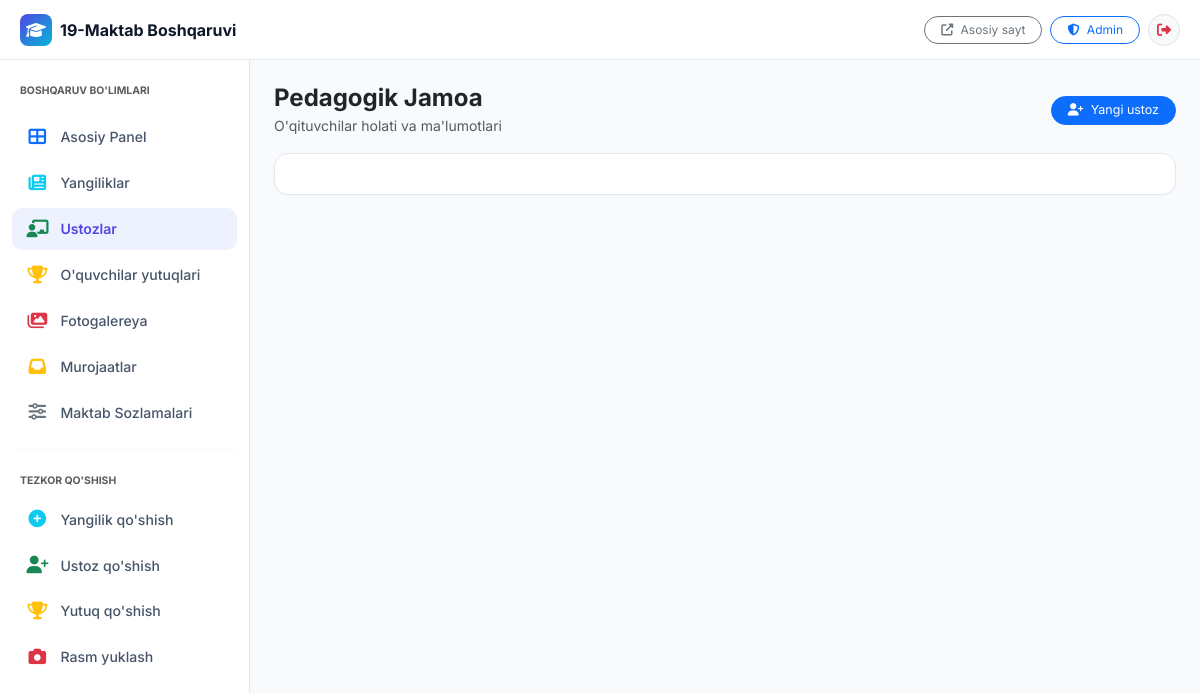
The page /dashboard/teachers/ (signed in) on the database as committed earlier.
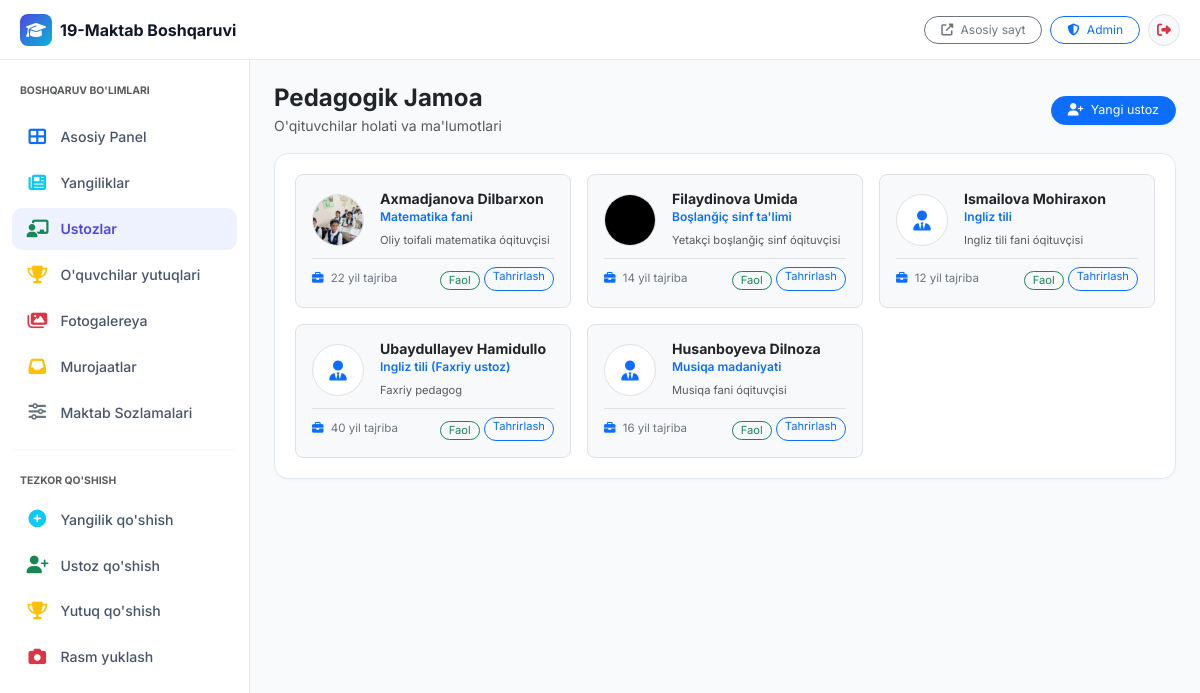
The same page on the database as committed later.
### apps/teachers/models.py (models this page shows, shortened)
class Teacher(models.Model):
    full_name = models.CharField(max_length=200, verbose_name="F.I.Sh")
    subject = models.CharField(max_length=100, verbose_name="Dars beradigan fani (UZ)")
    subject_ru = models.CharField(max_length=100, blank=True, verbose_name="Fani (RU)")
    subject_en = models.CharField(max_length=100, blank=True, verbose_name="Fani (EN)")
    position = models.CharField(max_length=100, verbose_name="Lavozimi / Toifasi (UZ)")
    position_ru = models.CharField(max_length=100, blank=True, verbose_name="Lavozimi (RU)")
    position_en = models.CharField(max_length=100, blank=True, verbose_name="Lavozimi (EN)")
    bio = models.TextField(blank=True, verbose_name="Tarjimai hol / Qisqacha ma'lumot (UZ)")
    bio_ru = models.TextField(blank=True, verbose_name="Ma'lumot (RU)")
    bio_en = models.TextField(blank=True, verbose_name="Ma'lumot (EN)")
    photo = models.ImageField(upload_to='teachers/', blank=True, null=True, verbose_name="Fotosurat")
    department = models.ForeignKey(Department, on_delete=models.SET_NULL, null=True, blank=True, related_name='teachers', verbose_name="Kafedra")
    experience_years = models.PositiveIntegerField(default=0, verbose_name="Ish staji (yil)")
    education = models.CharField(max_length=300, blank=True, verbose_name="Ma'lumoti")
    is_active = models.BooleanField(default=True, verbose_name="Faol")
    is_featured = models.BooleanField(default=False, verbose_name="Bosh sahifada ko'rsatish")
    order = models.PositiveIntegerField(default=0, verbose_name="Tartib raqami")
    email = models.EmailField(blank=True, verbose_name="Elektron pochta")
    created_at = models.DateTimeField(auto_now_add=True, verbose_name="Qo'shilgan sana")
    class Meta:
        verbose_name = 'O\'qituvchi'
        verbose_name_plural = 'O\'qituvchilar'
        ordering = ['order', 'full_name']

### apps/core/dashboard_views.py (the view, shortened to what this page needs)
# urls.py: path('teachers/', dashboard_views.dashboard_teachers, name='dashboard_teachers'),
@staff_required
def dashboard_teachers(request):
    teachers = Teacher.objects.select_related('department').order_by('order', 'full_name')
    context = {
        'teachers': teachers,
        'active_menu': 'teachers',
    }
    return render(request, 'dashboard/teachers.html', context)

### apps/core/context_processors.py (called while the page is built)
def site_settings(request):
    settings_obj = SiteSettings.objects.first()
    return {
        'site_settings': settings_obj,
    }

### apps/core/dashboard_views.py (called while the page is built)
def staff_required(view_func):
    actual_decorator = user_passes_test(
        lambda u: u.is_authenticated and u.is_staff,
        login_url='/dashboard/login/'
    )
    return actual_decorator(view_func)

### templates/dashboard/teachers.html (shortened to what this page needs)
{% extends 'dashboard/base.html' %}
{% block content %}
<div class="d-flex justify-content-between align-items-center mb-3 flex-wrap gap-2">
    <div>
        <h4 class="fw-bold mb-0 text-dark">Pedagogik Jamoa</h4>
        <small class="text-muted">O'qituvchilar holati va ma'lumotlari</small>
    </div>
    <a href="/admin/teachers/teacher/add/" class="btn btn-sm btn-primary rounded-pill px-3" style="font-size: 0.78rem;">
        <i class="fas fa-user-plus me-1"></i> Yangi ustoz
    </a>
</div>
<div class="dash-card">
    <div class="row g-3">
        {% for t in teachers %}
            <div class="col-12 col-md-6 col-xl-4">
                <div class="p-3 rounded-3 border bg-light h-100 d-flex flex-column justify-content-between">
                    <div class="d-flex gap-3 align-items-center mb-2">
                        {% if t.photo %}
                            <img src="{{ t.photo.url }}" alt="{{ t.full_name }}" class="rounded-circle border" style="width: 52px; height: 52px; object-fit: cover; flex-shrink: 0;">
                        {% else %}
                            <div class="rounded-circle bg-white border d-flex align-items-center justify-content-center text-primary" style="width: 52px; height: 52px; flex-shrink: 0;">
                                <i class="fas fa-user-tie fa-lg"></i>
                            </div>
                        {% endif %}
                        <div class="overflow-hidden">
                            <h6 class="fw-bold mb-0 text-dark text-truncate" style="font-size: 0.88rem;">{{ t.full_name }}</h6>
                            <small class="text-primary fw-semibold d-block" style="font-size: 0.75rem;">{{ t.subject }}</small>
                            <small class="text-muted" style="font-size: 0.7rem;">{{ t.position }}</small>
                        </div>
                    </div>
                    <div class="pt-2 border-top d-flex justify-content-between align-items-center">
                        <small class="text-secondary" style="font-size: 0.72rem;">
                            <i class="fas fa-briefcase me-1 text-primary"></i> {{ t.experience_years }} yil tajriba
                        </small>
                        <div class="d-flex gap-1">
                            <form method="post" action="{% url 'dashboard_teachers' %}" class="d-inline">
                                <button type="submit" class="btn btn-sm {% if t.is_active %}btn-outline-success{% else %}btn-outline-danger{% endif %} py-0 px-2 rounded-pill" style="font-size: 0.7rem;">
                                    {% if t.is_active %}Faol{% else %}Nofaol{% endif %}
                                </button>
                            </form>
                            <a href="/admin/teachers/teacher/{{ t.id }}/change/" class="btn btn-sm btn-outline-primary py-0 px-2 rounded-pill" style="font-size: 0.7rem;">
                                Tahrirlash
                            </a>
                        </div>
                    </div>
                </div>
            </div>
        {% endfor %}
    </div>
</div>
{% endblock %}

Rows that differ between the two databases and show on the page:
added Teacher: photo (picture), full_name "Axmadjanova Dilbarxon", subject "Matematika fani", position "Oliy toifali matematika óqituvçisi", experience_years "22", is_active "Faol"
added Teacher: photo (picture), full_name "Filaydinova Umida", subject "Boşlanğiç sinf ta'limi", position "Yetakçi boşlanğiç sinf óqituvçisi", experience_years "14", is_active "Faol"
added Teacher: full_name "Ismailova Mohiraxon", subject "Ingliz tili", position "Ingliz tili fani óqituvçisi", experience_years "12", is_active "Faol"
added Teacher: full_name "Ubaydullayev Hamidullo", subject "Ingliz tili (Faxriy ustoz)", position "Faxriy pedagog", experience_years "40", is_active "Faol"
added Teacher: full_name "Husanboyeva Dilnoza", subject "Musiqa madaniyati", position "Musiqa fani óqituvçisi", experience_years "16", is_active "Faol"
